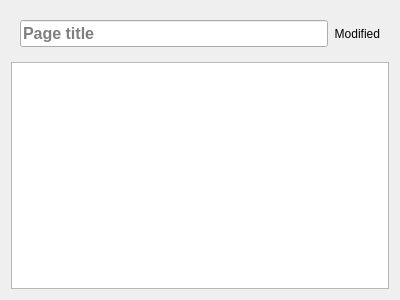
<?xml version="1.0" encoding="UTF-8"?>
<ui version="4.0">
 <class>TabPage</class>
 <widget class="QWidget" name="TabPage">
  <property name="geometry">
   <rect>
    <x>0</x>
    <y>0</y>
    <width>400</width>
    <height>300</height>
   </rect>
  </property>
    <layout class="QVBoxLayout" name="verticalLayout">
     <item>
        <widget class="QWidget" name="titleRow" native="true">
         <layout class="QHBoxLayout" name="horizontalLayout" stretch="1,0">
            <item>
             <widget class="QLineEdit" name="pageTitleEdit">
                <property name="font">
                 <font>
                    <pointsize>12</pointsize>
                    <weight>75</weight>
                    <bold>true</bold>
                 </font>
                </property>
                <property name="placeholderText">
                 <string>Page title</string>
                </property>
             </widget>
            </item>
            <item>
             <widget class="QLabel" name="modifiedIndicator">
                <property name="text">
                 <string>Modified</string>
                </property>
                <property name="visible">
                 <bool>false</bool>
                </property>
                <property name="alignment">
                 <set>Qt::AlignRight|Qt::AlignVCenter</set>
                </property>
             </widget>
            </item>
         </layout>
        </widget>
     </item>
   <item>
    <widget class="QTextEdit" name="textEdit"/>
   </item>
  </layout>
 </widget>
 <resources/>
 <connections/>
</ui>
